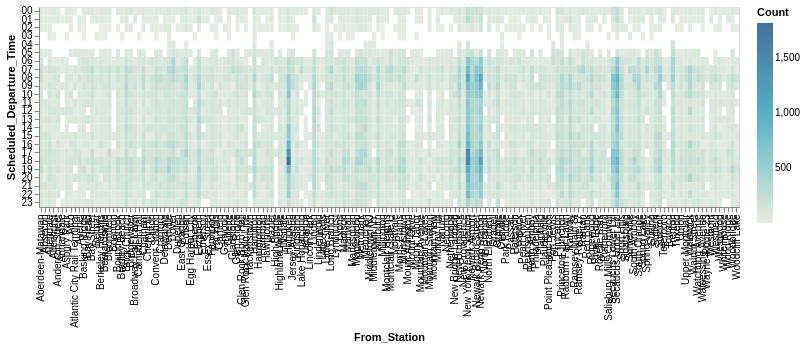

This figure's Vega-Lite source:
### Vega-Lite specification from a JSON file in a GitHub repository (floating-point values rounded to 4 significant figures; data arrays with more than 128 entries replaced by an {"elided": "..."} marker saying what was removed)
{"config": {"view": {"continuousWidth": 400, "continuousHeight": 300}}, "data": {"name": "data-e4a8bc7ecb760edeb80ee40b21eb1b33"}, "mark": "rect", "encoding": {"color": {"type": "quantitative", "field": "Count", "scale": {"scheme": "lighttealblue"}}, "opacity": {"value": 0.85}, "tooltip": [{"type": "nominal", "field": "From_Station"}, {"type": "nominal", "field": "Scheduled_Departure_Time"}, {"type": "quantitative", "field": "Count"}], "x": {"type": "ordinal", "field": "From_Station"}, "y": {"type": "ordinal", "field": "Scheduled_Departure_Time"}}, "height": 200, "width": 700, "$schema": "https://vega.github.io/schema/vega-lite/v4.8.1.json", "datasets": {"data-e4a8bc7ecb760edeb80ee40b21eb1b33": {"elided": "3325 records"}}}
